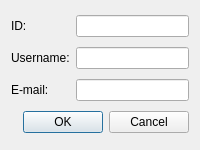
<?xml version="1.0" encoding="UTF-8"?>
<ui version="4.0">
 <class>UserManageDialog</class>
 <widget class="QDialog" name="UserManageDialog">
  <property name="geometry">
   <rect>
    <x>0</x>
    <y>0</y>
    <width>200</width>
    <height>150</height>
   </rect>
  </property>
  <property name="windowTitle">
   <string>Dialog</string>
  </property>
  <layout class="QHBoxLayout" name="horizontalLayout">
   <item>
    <layout class="QGridLayout" name="gridLayout">
     <item row="2" column="1">
      <widget class="QLineEdit" name="lineUserMail"/>
     </item>
     <item row="0" column="1">
      <widget class="QLineEdit" name="lineEditUserId"/>
     </item>
     <item row="1" column="0">
      <widget class="QLabel" name="labelUsername">
       <property name="text">
        <string>Username:</string>
       </property>
      </widget>
     </item>
     <item row="3" column="0" colspan="2">
      <widget class="QDialogButtonBox" name="buttonBox">
       <property name="orientation">
        <enum>Qt::Orientation::Horizontal</enum>
       </property>
       <property name="standardButtons">
        <set>QDialogButtonBox::StandardButton::Cancel|QDialogButtonBox::StandardButton::Ok</set>
       </property>
      </widget>
     </item>
     <item row="1" column="1">
      <widget class="QLineEdit" name="lineEditUsername"/>
     </item>
     <item row="0" column="0">
      <widget class="QLabel" name="labelUserId">
       <property name="text">
        <string>ID:</string>
       </property>
      </widget>
     </item>
     <item row="2" column="0">
      <widget class="QLabel" name="labelUserMail">
       <property name="text">
        <string>E-mail:</string>
       </property>
      </widget>
     </item>
    </layout>
   </item>
  </layout>
 </widget>
 <resources/>
 <connections>
  <connection>
   <sender>buttonBox</sender>
   <signal>accepted()</signal>
   <receiver>UserManageDialog</receiver>
   <slot>accept()</slot>
   <hints>
    <hint type="sourcelabel">
     <x>248</x>
     <y>254</y>
    </hint>
    <hint type="destinationlabel">
     <x>157</x>
     <y>274</y>
    </hint>
   </hints>
  </connection>
  <connection>
   <sender>buttonBox</sender>
   <signal>rejected()</signal>
   <receiver>UserManageDialog</receiver>
   <slot>reject()</slot>
   <hints>
    <hint type="sourcelabel">
     <x>316</x>
     <y>260</y>
    </hint>
    <hint type="destinationlabel">
     <x>286</x>
     <y>274</y>
    </hint>
   </hints>
  </connection>
 </connections>
</ui>
